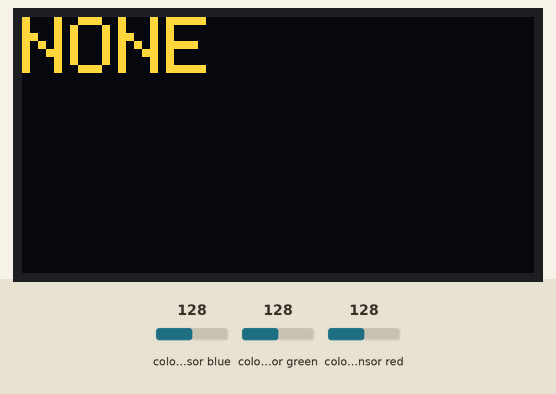
This program was run on a simulated ESP32. Parts: 128×64 one-colour display. The inputs (shaded band) are chosen by the test bench; at power-on: colour sensor blue 128, colour sensor green 128, colour sensor red 128. The OLED is the two-colour kind (top 16 rows yellow); the display library's start-up logo is not drawn; what the program prints to the serial monitor is not drawn.

Above: at 0.7 s.

The program:

main.cpp
```cpp
#include <Arduino.h>
#include <Wire.h>
#include "Adafruit_TCS34725.h"
#include <Adafruit_SSD1306.h>
#include <SPI.h>

Adafruit_TCS34725 colorSensor(TCS34725_INTEGRATIONTIME_50MS, TCS34725_GAIN_4X);
Adafruit_SSD1306 display(128, 64, &Wire);

const int colorTolerance = 50;
const int greenMax = 200;

void initializeColorSensor();
void initializeDisplay();
void readColorAndDisplay();

void setup() {
  Serial.begin(9600);

  Wire.begin();

  initializeColorSensor();
  initializeDisplay();
}

void loop() {
  readColorAndDisplay();
  delay(1500);
}

void initializeColorSensor() {
  if (colorSensor.begin()) {
    Serial.println("Found sensor");
  } else {
    Serial.println("No GY-33 found, check connections");
    while (1);
  }
}

void initializeDisplay() {
  if (!display.begin(SSD1306_SWITCHCAPVCC, 0x3C)) {
    Serial.println(F("SSD1306 allocation failed"));
    for (;;);
  }
  display.display();
  delay(500);
  display.setTextSize(2);
  display.setTextColor(WHITE);
  display.setRotation(0);
}

void readColorAndDisplay() {
  uint16_t r, g, b, clear, colorTemp, lux;

  colorSensor.getRawData(&r, &g, &b, &clear);
  colorTemp = colorSensor.calculateColorTemperature(r, g, b);
  lux = colorSensor.calculateLux(r, g, b);

  display.clearDisplay();
  display.setCursor(0, 0);

  // Serial.print("Color Temp: "); Serial.print(colorTemp, DEC); Serial.print(" K - ");
  // Serial.print("Lux: "); Serial.print(lux, DEC); Serial.print(" - ");
  // Serial.print("R: "); Serial.print(red, DEC); Serial.print(" ");
  // Serial.print("G: "); Serial.print(green, DEC); Serial.print(" ");
  // Serial.print("B: "); Serial.print(blue, DEC); Serial.print(" ");
  // Serial.print("C: "); Serial.print(clear, DEC); Serial.print(" ");
  // Serial.println(" ");

  if (r > b && r > 200 && r - b> colorTolerance && g < greenMax && clear < 1100) {
    Serial.println("Red Ball: " + String(r));
    display.println("Red Ball: " + String(r));
  } else if (b > r && b > 200 && b - r > colorTolerance && clear < 1100) {
    Serial.println("Blue Ball: " + String(b));
    display.println("Blue Ball: " + String(b));
  } else {
    Serial.println("NONE");
    display.println("NONE");
  }

  display.display();
}
```
